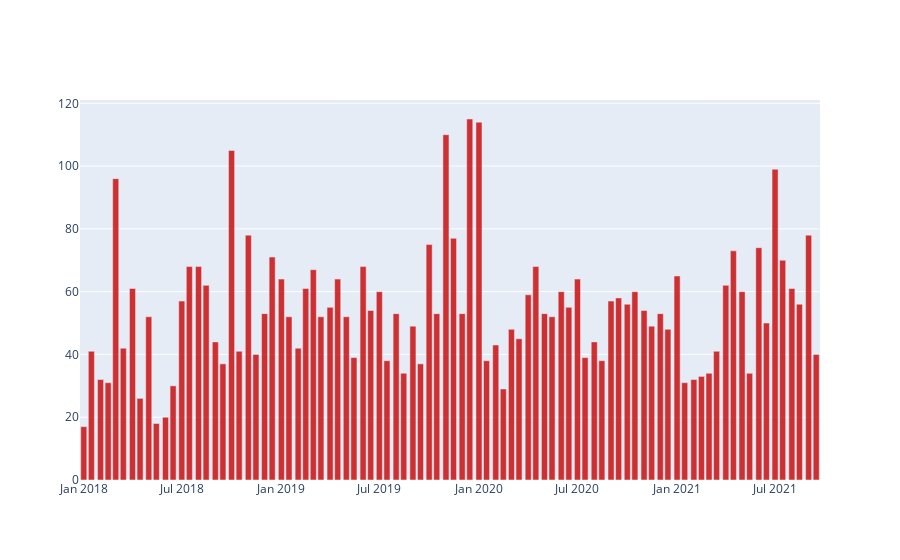

The code cell stored with this chart in its notebook:
### Code cell
#Saco la cantidad de peliculas cada 15 dias que ha lanzado Netflix

Netflixf=Netflix_[Netflix_["type"]=="Movie"]

groupfilm=Netflixf.groupby(pd.Grouper(key="date_added", freq="SMS"))
gf=groupfilm.count()

filmbar = go.Bar(
                    x = gf.index,
                    y = gf['type'],
                    name = 'Netflix',
                  
                    marker = dict(color = 'rgba(200, 2, 2, 0.8)'))
filmfig=go.Figure(filmbar)
iplot(filmfig)
